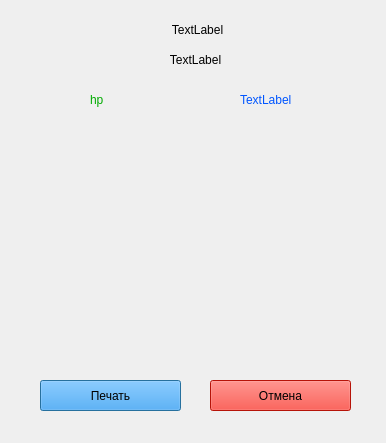
<?xml version="1.0" encoding="UTF-8"?>
<ui version="4.0">
 <class>mage_form</class>
 <widget class="QDialog" name="mage_form">
  <property name="geometry">
   <rect>
    <x>0</x>
    <y>0</y>
    <width>386</width>
    <height>443</height>
   </rect>
  </property>
  <property name="windowTitle">
   <string>Dialog</string>
  </property>
  <widget class="QPushButton" name="print_pB">
   <property name="geometry">
    <rect>
     <x>40</x>
     <y>380</y>
     <width>141</width>
     <height>31</height>
    </rect>
   </property>
   <property name="styleSheet">
    <string notr="true">background: rgb(29, 150, 255);</string>
   </property>
   <property name="text">
    <string>Печать</string>
   </property>
  </widget>
  <widget class="QPushButton" name="exit_pB">
   <property name="geometry">
    <rect>
     <x>210</x>
     <y>380</y>
     <width>141</width>
     <height>31</height>
    </rect>
   </property>
   <property name="styleSheet">
    <string notr="true">background: rgb(255, 27, 11);</string>
   </property>
   <property name="text">
    <string>Отмена</string>
   </property>
  </widget>
  <widget class="QLabel" name="picture">
   <property name="geometry">
    <rect>
     <x>110</x>
     <y>130</y>
     <width>161</width>
     <height>211</height>
    </rect>
   </property>
   <property name="text">
    <string>&lt;html&gt;&lt;head/&gt;&lt;body&gt;&lt;p&gt;&lt;img src=&quot;:/carsds/pic_mage_card.png&quot;/&gt;&lt;/p&gt;&lt;/body&gt;&lt;/html&gt;</string>
   </property>
  </widget>
  <widget class="QLabel" name="name">
   <property name="geometry">
    <rect>
     <x>132</x>
     <y>20</y>
     <width>131</width>
     <height>20</height>
    </rect>
   </property>
   <property name="text">
    <string>&lt;html&gt;&lt;head/&gt;&lt;body&gt;&lt;p align=&quot;center&quot;&gt;TextLabel&lt;/p&gt;&lt;/body&gt;&lt;/html&gt;</string>
   </property>
  </widget>
  <widget class="QLabel" name="element">
   <property name="geometry">
    <rect>
     <x>130</x>
     <y>50</y>
     <width>131</width>
     <height>20</height>
    </rect>
   </property>
   <property name="text">
    <string>&lt;html&gt;&lt;head/&gt;&lt;body&gt;&lt;p align=&quot;center&quot;&gt;TextLabel&lt;/p&gt;&lt;/body&gt;&lt;/html&gt;</string>
   </property>
  </widget>
  <widget class="QLabel" name="mana">
   <property name="geometry">
    <rect>
     <x>240</x>
     <y>90</y>
     <width>81</width>
     <height>20</height>
    </rect>
   </property>
   <property name="styleSheet">
    <string notr="true">color:rgb(0, 85, 255)</string>
   </property>
   <property name="text">
    <string>TextLabel</string>
   </property>
  </widget>
  <widget class="QLabel" name="hp">
   <property name="geometry">
    <rect>
     <x>90</x>
     <y>90</y>
     <width>63</width>
     <height>20</height>
    </rect>
   </property>
   <property name="styleSheet">
    <string notr="true">color: rgb(0, 170, 0)</string>
   </property>
   <property name="text">
    <string>hp</string>
   </property>
  </widget>
 </widget>
 <resources/>
 <connections/>
</ui>
